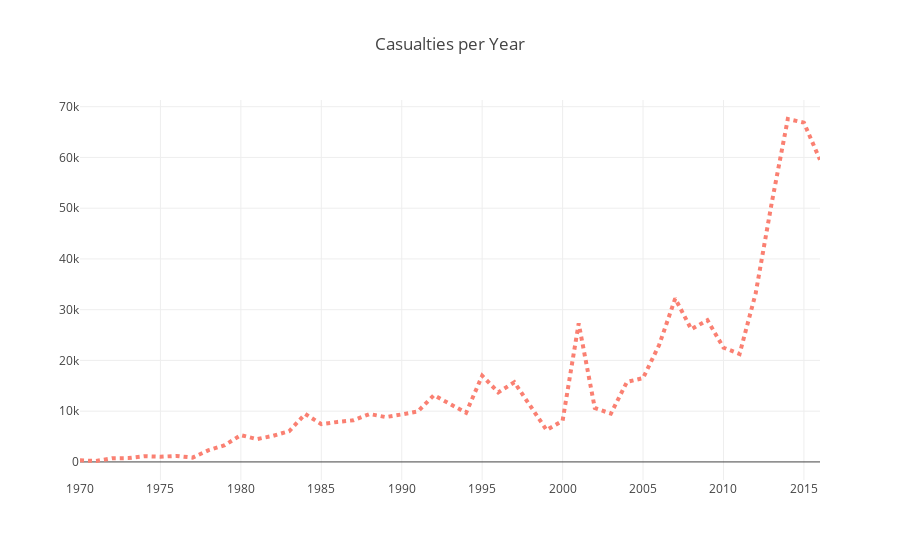

Notebook code cell kept with this figure:
### Code cell
#Casualties by Year

cpy = GTD.groupby('iyear', as_index=False)['casualties'].sum()

trace = go.Scatter(x = cpy.iyear, y = cpy.casualties,
                   name = 'Casualties', line = dict(color = 'salmon', width = 4, dash ='dot'),
                   hoverinfo = 'x+y+name')

layout = go.Layout(title = 'Casualties per Year')

py.iplot(dict(data = [trace], layout = layout))

### Figure 1 — Plotly figure (JSON) as saved in the notebook; plotly's stock layout.template omitted (floating-point values rounded to 4 significant figures)
{"data": [{"hoverinfo": "x+y+name", "line": {"color": "salmon", "dash": "dot", "width": 4}, "name": "Casualties", "type": "scatter", "x": [1970, 1971, 1972, 1973, 1974, 1975, 1976, 1977, 1978, 1979, 1980, 1981, 1982, 1983, 1984, 1985, 1986, 1987, 1988, 1989, 1990, 1991, 1992, 1994, 1995, 1996, 1997, 1998, 1999, 2000, 2001, 2002, 2003, 2004, 2005, 2006, 2007, 2008, 2009, 2010, 2011, 2012, 2013, 2014, 2015, 2016], "y": [327, 183, 727, 757, 1133, 1016, 1190, 844, 2323, 3295, 5279, 4498, 5143, 6047, 9454, 7449, 7881, 8207, 9437, 8834, 9367, 9954, 13145, 9687, 16993, 13717, 15704, 10905, 6289, 8133, 27296, 10631, 9515, 15774, 16516, 23039, 32205, 26135, 27945, 22521, 21276, 33198, 51060, 67575, 66860, 59530]}], "layout": {"title": "Casualties per Year"}}
